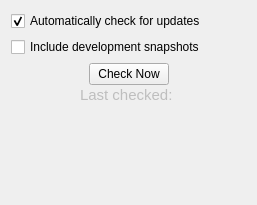
      <widget class="QWidget" name="pageUpdate">
       <layout class="QVBoxLayout" name="verticalLayout_11">
        <item>
         <layout class="QHBoxLayout" name="horizontalLayout_9">
          <item>
           <layout class="QVBoxLayout" name="verticalLayout_8">
            <item>
             <widget class="QCheckBox" name="updateCheckBox">
              <property name="text">
               <string>Automatically check for updates</string>
              </property>
              <property name="checked">
               <bool>true</bool>
              </property>
             </widget>
            </item>
            <item>
             <widget class="QCheckBox" name="snapshotCheckBox">
              <property name="text">
               <string>Include development snapshots</string>
              </property>
             </widget>
            </item>
           </layout>
          </item>
          <item>
           <spacer name="horizontalSpacer_2">
            <property name="orientation">
             <enum>Qt::Horizontal</enum>
            </property>
            <property name="sizeHint" stdset="0">
             <size>
              <width>40</width>
              <height>20</height>
             </size>
            </property>
           </spacer>
          </item>
         </layout>
        </item>
        <item>
         <layout class="QVBoxLayout" name="verticalLayout_7">
          <property name="spacing">
           <number>0</number>
          </property>
          <item>
           <layout class="QHBoxLayout" name="horizontalLayout_11">
            <item>
             <spacer name="horizontalSpacer_10">
              <property name="orientation">
               <enum>Qt::Horizontal</enum>
              </property>
              <property name="sizeHint" stdset="0">
               <size>
                <width>40</width>
                <height>20</height>
               </size>
              </property>
             </spacer>
            </item>
            <item>
             <widget class="QPushButton" name="checkNowButton">
              <property name="text">
               <string>Check Now</string>
              </property>
             </widget>
            </item>
            <item>
             <spacer name="horizontalSpacer_9">
              <property name="orientation">
               <enum>Qt::Horizontal</enum>
              </property>
              <property name="sizeHint" stdset="0">
               <size>
                <width>40</width>
                <height>20</height>
               </size>
              </property>
             </spacer>
            </item>
           </layout>
          </item>
          <item>
           <layout class="QHBoxLayout" name="horizontalLayout_10">
            <item>
             <spacer name="horizontalSpacer_31">
              <property name="orientation">
               <enum>Qt::Horizontal</enum>
              </property>
              <property name="sizeHint" stdset="0">
               <size>
                <width>40</width>
                <height>20</height>
               </size>
              </property>
             </spacer>
            </item>
            <item>
             <widget class="QLabel" name="lastCheckedLabel">
              <property name="enabled">
               <bool>false</bool>
              </property>
              <property name="font">
               <font>
                <pointsize>11</pointsize>
               </font>
              </property>
              <property name="text">
               <string>Last checked: </string>
              </property>
             </widget>
            </item>
            <item>
             <spacer name="horizontalSpacer_12">
              <property name="orientation">
               <enum>Qt::Horizontal</enum>
              </property>
              <property name="sizeHint" stdset="0">
               <size>
                <width>40</width>
                <height>20</height>
               </size>
              </property>
             </spacer>
            </item>
           </layout>
          </item>
         </layout>
        </item>
        <item>
         <spacer name="verticalSpacer_7">
          <property name="orientation">
           <enum>Qt::Vertical</enum>
          </property>
          <property name="sizeHint" stdset="0">
           <size>
            <width>20</width>
            <height>89</height>
           </size>
          </property>
         </spacer>
        </item>
       </layout>
      </widget>
